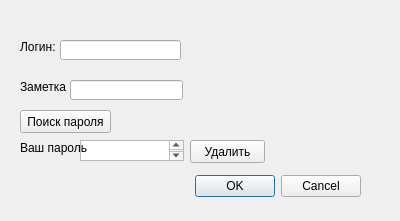
<?xml version="1.0" encoding="UTF-8"?>
<ui version="4.0">
 <class>Dialog</class>
 <widget class="QDialog" name="Dialog">
  <property name="geometry">
   <rect>
    <x>0</x>
    <y>0</y>
    <width>400</width>
    <height>221</height>
   </rect>
  </property>
  <property name="windowTitle">
   <string>Dialog</string>
  </property>
  <widget class="QDialogButtonBox" name="buttonBox">
   <property name="geometry">
    <rect>
     <x>20</x>
     <y>170</y>
     <width>341</width>
     <height>32</height>
    </rect>
   </property>
   <property name="orientation">
    <enum>Qt::Horizontal</enum>
   </property>
   <property name="standardButtons">
    <set>QDialogButtonBox::Cancel|QDialogButtonBox::Ok</set>
   </property>
  </widget>
  <widget class="QLineEdit" name="login">
   <property name="geometry">
    <rect>
     <x>60</x>
     <y>40</y>
     <width>121</width>
     <height>20</height>
    </rect>
   </property>
  </widget>
  <widget class="QLineEdit" name="note">
   <property name="geometry">
    <rect>
     <x>70</x>
     <y>80</y>
     <width>113</width>
     <height>20</height>
    </rect>
   </property>
  </widget>
  <widget class="QLabel" name="login_">
   <property name="geometry">
    <rect>
     <x>20</x>
     <y>40</y>
     <width>47</width>
     <height>13</height>
    </rect>
   </property>
   <property name="text">
    <string>Логин:</string>
   </property>
  </widget>
  <widget class="QPushButton" name="removal">
   <property name="geometry">
    <rect>
     <x>190</x>
     <y>140</y>
     <width>75</width>
     <height>23</height>
    </rect>
   </property>
   <property name="text">
    <string>Удалить</string>
   </property>
  </widget>
  <widget class="QLabel" name="note_">
   <property name="geometry">
    <rect>
     <x>20</x>
     <y>80</y>
     <width>47</width>
     <height>13</height>
    </rect>
   </property>
   <property name="text">
    <string>Заметка:</string>
   </property>
  </widget>
  <widget class="QTextEdit" name="your_password_">
   <property name="geometry">
    <rect>
     <x>80</x>
     <y>140</y>
     <width>104</width>
     <height>21</height>
    </rect>
   </property>
  </widget>
  <widget class="QLabel" name="your_password">
   <property name="geometry">
    <rect>
     <x>20</x>
     <y>140</y>
     <width>71</width>
     <height>16</height>
    </rect>
   </property>
   <property name="text">
    <string>Ваш пароль</string>
   </property>
  </widget>
  <widget class="QPushButton" name="search_password">
   <property name="geometry">
    <rect>
     <x>20</x>
     <y>110</y>
     <width>91</width>
     <height>23</height>
    </rect>
   </property>
   <property name="text">
    <string>Поиск пароля</string>
   </property>
  </widget>
 </widget>
 <resources/>
 <connections>
  <connection>
   <sender>buttonBox</sender>
   <signal>accepted()</signal>
   <receiver>Dialog</receiver>
   <slot>accept()</slot>
   <hints>
    <hint type="sourcelabel">
     <x>248</x>
     <y>254</y>
    </hint>
    <hint type="destinationlabel">
     <x>157</x>
     <y>274</y>
    </hint>
   </hints>
  </connection>
  <connection>
   <sender>buttonBox</sender>
   <signal>rejected()</signal>
   <receiver>Dialog</receiver>
   <slot>reject()</slot>
   <hints>
    <hint type="sourcelabel">
     <x>316</x>
     <y>260</y>
    </hint>
    <hint type="destinationlabel">
     <x>286</x>
     <y>274</y>
    </hint>
   </hints>
  </connection>
 </connections>
</ui>
